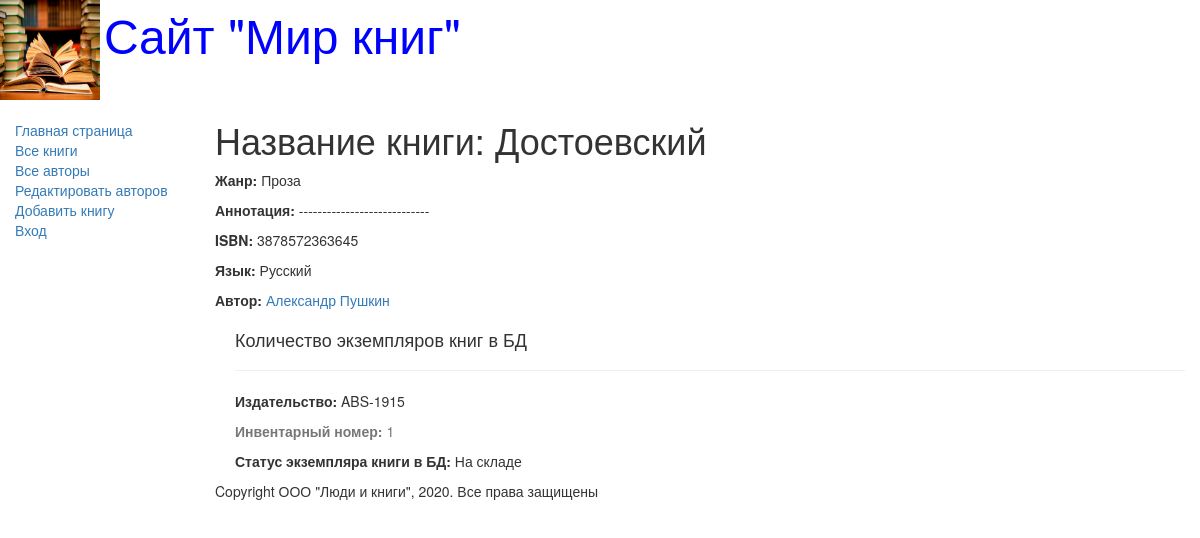
Screenshot of /book/1 with the database file from the repository.
### catalog/models.py (models this page shows, shortened)
class Book(models.Model):
    title = models.CharField(max_length=200,
        help_text="Введите название книги",
        verbose_name="Название книги")
    genre = models.ForeignKey('Genre', on_delete=models.CASCADE,
        help_text=" Выберите жанр для книги",
        verbose_name="Жанр книги", null=True)
    language = models.ForeignKey('Language',
        on_delete=models.CASCADE,
        help_text="Выберите язык книги",
        verbose_name="Язык книги", null=True)
    author = models.ManyToManyField('Author',
        help_text="Выберите автора книги",
        verbose_name="Автор книги")
    summary = models.TextField(max_length=1000,
        help_text="Введите краткое описание книги",
        verbose_name="Аннотация книги")
    isbn = models.CharField(max_length=13,
        help_text="Должно содержать 13 символов",
        verbose_name="ISBN книги")
    def display_author(self):
        return ', '.join([author.last_name for author in self.author.all()])
    display_author.short_description = 'Авторы'

class Genre(models.Model):
    name = models.CharField(max_length=200,
        help_text=" Введите жанр книги", verbose_name="Жанр книги")
    def __str__(self):
        return self.name

class Language(models.Model):
    name = models.CharField(max_length=20,
        help_text=" Введите язык книги", verbose_name="Язык книги")
    def __str__(self):
        return self.name

class Author(models.Model):
    first_name = models.CharField(max_length=100, help_text="Введите имя автора",
        verbose_name="Имя автора")
    last_name = models.CharField(max_length=100, help_text="Введите фамилию автора",
        verbose_name="Фамилия автора")
    date_of_birth = models.DateField(help_text="Введите дату рождения", verbose_name="Дата рождения",
        null=True, blank=True)
    date_of_death = models.DateField(help_text="Введите дату смерти", verbose_name="Дата смерти",
        null=True, blank=True)

class BookInstance(models.Model):
    book = models.ForeignKey('Book', on_delete=models.CASCADE,
        null=True)
    inv_nom = models.CharField(max_length=20, null=True,
        help_text="Введите инвентарный номер экземпляра",
        verbose_name="Инвентарный номер")
    imprint = models.CharField(max_length=200,
        help_text="Введите издательство и год выпуска",
        verbose_name="Издательство")
    status = models.ForeignKey('Status', on_delete=models.CASCADE,
        null=True,
        help_text='Изменить состояние экземпляра',
        verbose_name="Статус экземпляра книги")
    due_back = models.DateField(null=True, blank=True,
        help_text="Введите конец срока статуса",
        verbose_name="Дата окончания статуса")
    borrower = models.ForeignKey(User, on_delete=models.SET_NULL,
        null=True, blank=True,
        verbose_name="Заказчик",
        help_text='Выберите заказчика книги')

class Status(models.Model):
    name = models.CharField(max_length=20,
        help_text="Введите статус экземпляра книги",
        verbose_name="Статус экземпляра книги")
    def __str__(self):
        return self.name

### catalog/views.py (the view)
# urls.py: re_path(r'^book/(?P<pk>\d+)$', views.BookDetailView.as_view(), name='book-detail'),
class BookDetailView(generic.DetailView):
    model = Book

### catalog/templates/catalog/book_detail.html (shortened to what this page needs)
{% extends "base_generic.html" %}
{% block content %}
<h1>Название книги: {{ book.title }}</h1>
<p><strong>Жанр:</strong> {{ book.genre }}</p>
<p><strong>Аннотация:</strong> {{ book.summary }}</p>
<p><strong>ISBN:</strong> {{ book.isbn }}</p>
<p><strong>Язык:</strong> {{ book.language }}</p>
    {% for author in book.author.all %}
        <p><strong>Автор:</strong>
            <a href="">{{ author.first_name }}
                {{author.last_name}}</a></p>
    {% endfor %}
<div style="margin-left:20px;margin-top:20px">
    <h4>Количество экземпляров книг в БД</h4>
    {% for copy in book.bookinstance_set.all %}
    <hr><p class="{% if copy.status == 1 %} text-success {% elif copy.status == 2 %} text-danger {% else %} text-warning {% endif %}"> {{ copy.get_status_display }}</p>
        <p><strong>Издательство:</strong> {{copy.imprint}}</p>
        <p class="text-muted"><strong>Инвентарный номер:</strong> {{copy.id}}</p>
        <p><strong>Статус экземпляра книги в БД:</strong> {{copy.status}}</p>
{% endfor %}
</div>
{% endblock %}

### rows the page displays
Book: title "Достоевский", genre "Проза", summary "----------------------------", isbn "3878572363645", language "Русский"
Author: first_name "Александр", last_name "Пушкин"
BookInstance: imprint "ABS-1915", id "1", status "На складе"
